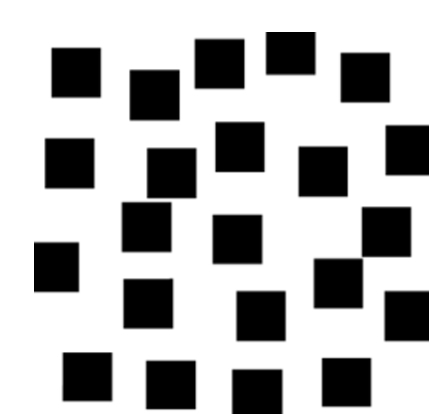
#> input picture cspace3.png, 429 x 414 px
$ python readImg.py
#> lines starting #> are read from the running program, lines starting #| are printed output that depends on the picture; after the words box and inside, x2 and y2 are one past the last pixel; in counts of white or black regions, pixels touching at a corner belong together
from PIL import Image, ImageOps
import numpy as np
import matplotlib.pyplot as plt

#Generate occupancy grid to implement RRT in
img = Image.open('cspace3.png')
#> img is the input picture: PIL image 429x414 RGBA; mean R, G, B, A 179.3, 179.3, 179.3, 255

img = ImageOps.grayscale(img)
#> img: PIL image 429x414 L

# Resize the image to the desired dimensions (e.g., 100x100)
desired_width, desired_height = 258, 250
img.thumbnail((desired_width, desired_height), Image.BILINEAR)
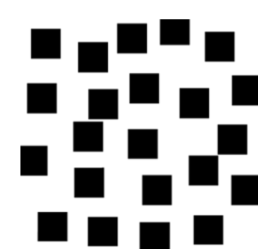
#> img: PIL image 258x249 L; min 0, max 255, mean 179.3


np_img = np.array(img)
np_img = ~np_img #inverts B&W
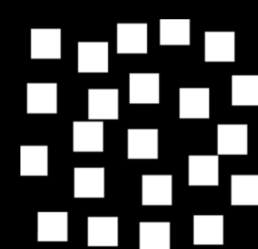
#> np_img: shape (249, 258); min 0, max 255, mean 75.7
np_img[np_img > 0] = 1
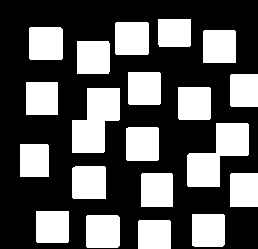
#> np_img: shape (249, 258); values 0 (black) and 1 (white), 36.2% white; 20 white regions, largest, box (x1, y1, x2, y2) and area: (187, 123, 249, 187) 2193, (72, 88, 120, 153) 2158, (115, 22, 149, 55) 1118
plt.set_cmap('binary')
plt.imshow(np_img)

np.save('cspace.npy', np_img)

grid = np.load('cspace.npy')
plt.imshow(grid)
plt.tight_layout()
plt.show()
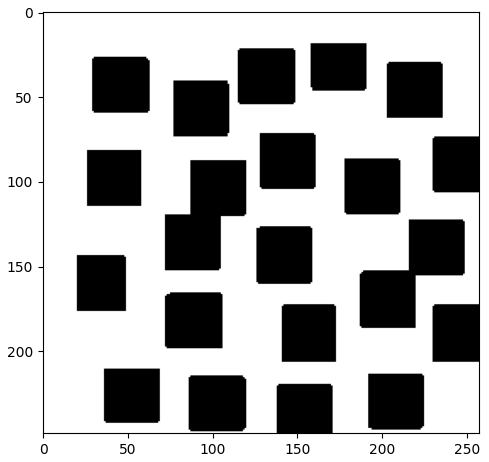
#> figure drawn by matplotlib, 1 panel

$ run again, with cspace1.png copied over cspace3.png
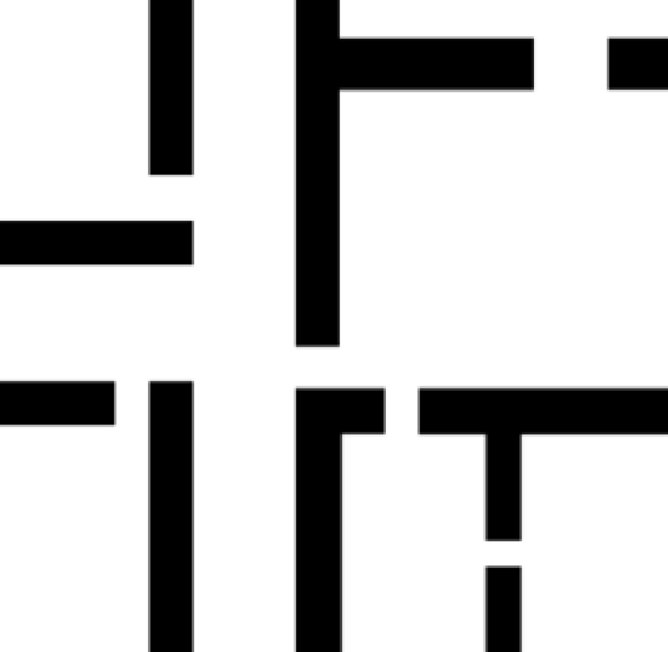
#> input picture cspace1.png, 668 x 652 px
#> img is the input picture: PIL image 668x652 RGBA; mean R, G, B, A 200, 200, 200, 255
#> `np_img[np_img > 0] = 1`:
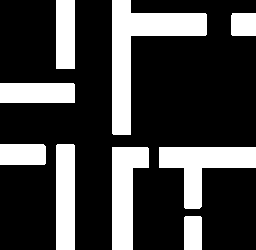
#> np_img: shape (250, 256); values 0 (black) and 1 (white), 25.9% white; 9 white regions, largest, box (x1, y1, x2, y2) and area: (112, 0, 207, 135) 4310, (159, 147, 256, 209) 2771, (112, 147, 149, 250) 2498
#> `plt.show()`:
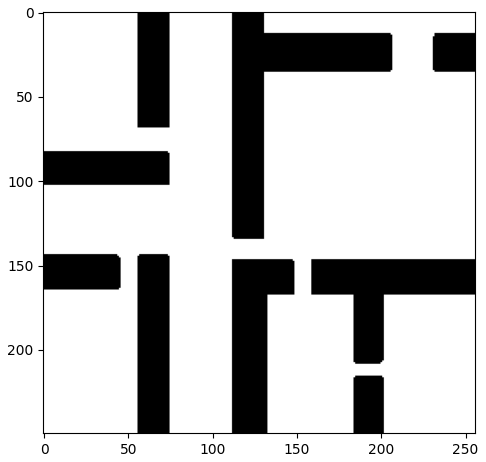
#> figure drawn by matplotlib, 1 panel

$ run again, with cspace4.png copied over cspace3.png
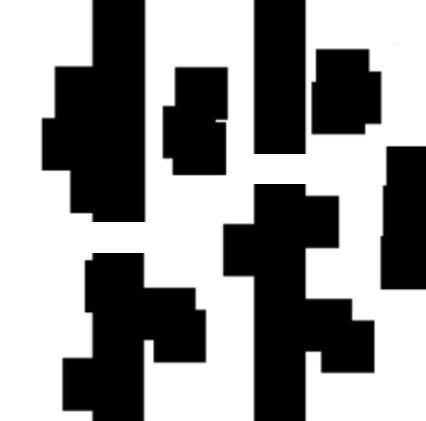
#> input picture cspace4.png, 426 x 421 px
#> img is the input picture: PIL image 426x421 RGBA; mean R, G, B, A 144.7, 144.7, 144.7, 255
#> `np_img[np_img > 0] = 1`:
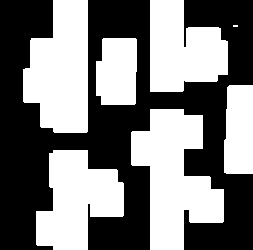
#> np_img: shape (250, 253); values 0 (black) and 1 (white), 48.4% white; 7 white regions (1 under 20 px), largest, box (x1, y1, x2, y2) and area: (131, 109, 224, 250) 7746, (23, 0, 88, 133) 6712, (36, 150, 124, 250) 5854, (150, 0, 228, 92) 5338, (96, 38, 137, 105) 2528, (224, 85, 253, 174) 2443
#> `plt.show()`:
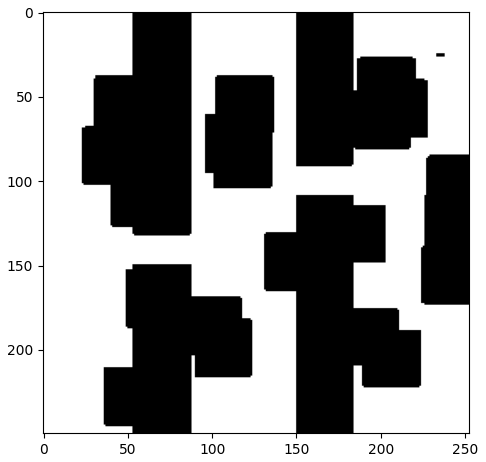
#> figure drawn by matplotlib, 1 panel
